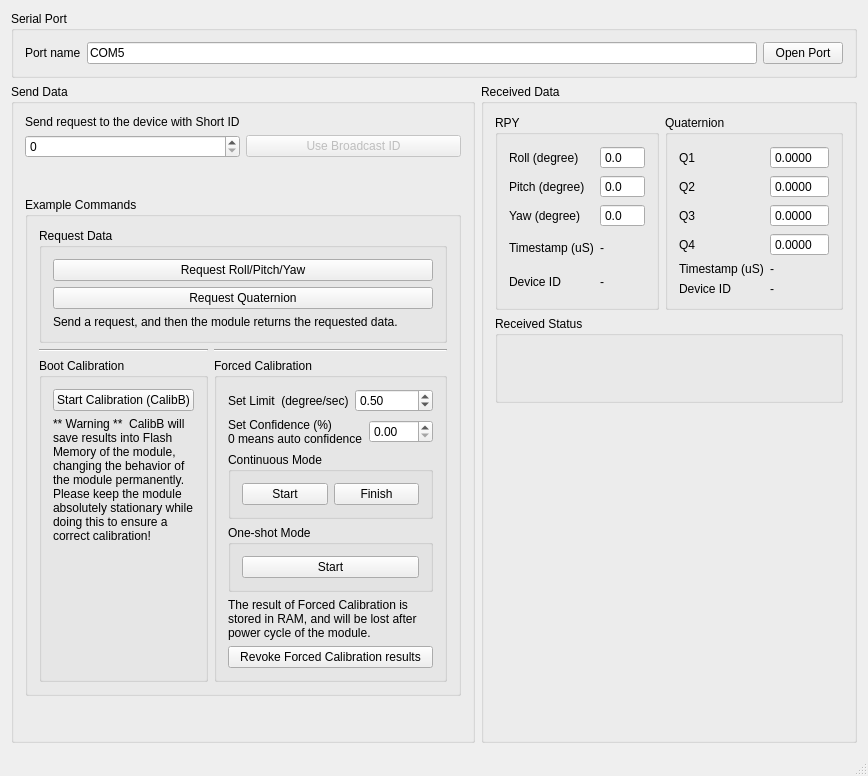
<?xml version="1.0" encoding="UTF-8"?>
<ui version="4.0">
 <class>HelloMotionModule</class>
 <widget class="QMainWindow" name="HelloMotionModule">
  <property name="geometry">
   <rect>
    <x>0</x>
    <y>0</y>
    <width>659</width>
    <height>639</height>
   </rect>
  </property>
  <property name="windowTitle">
   <string>HelloMotionModule CALIB VERSION (With EasyProfile V1.2.4)</string>
  </property>
  <widget class="QWidget" name="centralWidget">
   <layout class="QGridLayout" name="gridLayout_2">
    <item row="1" column="0">
     <widget class="QGroupBox" name="groupBox">
      <property name="sizePolicy">
       <sizepolicy hsizetype="Preferred" vsizetype="MinimumExpanding">
        <horstretch>0</horstretch>
        <verstretch>0</verstretch>
       </sizepolicy>
      </property>
      <property name="title">
       <string>Send Data</string>
      </property>
      <layout class="QGridLayout" name="gridLayout_3">
       <item row="2" column="0">
        <widget class="QSpinBox" name="spinBox_TX_Request_ShortId">
         <property name="minimum">
          <number>0</number>
         </property>
         <property name="maximum">
          <number>2047</number>
         </property>
        </widget>
       </item>
       <item row="2" column="1">
        <widget class="QPushButton" name="pushButton_UseBroadcastId">
         <property name="enabled">
          <bool>false</bool>
         </property>
         <property name="text">
          <string>Use Broadcast ID</string>
         </property>
        </widget>
       </item>
       <item row="1" column="0">
        <widget class="QLabel" name="label_2">
         <property name="text">
          <string>Send request to the device with Short ID</string>
         </property>
        </widget>
       </item>
       <item row="6" column="0">
        <spacer name="verticalSpacer">
         <property name="orientation">
          <enum>Qt::Vertical</enum>
         </property>
         <property name="sizeHint" stdset="0">
          <size>
           <width>20</width>
           <height>40</height>
          </size>
         </property>
        </spacer>
       </item>
       <item row="5" column="0" colspan="2">
        <widget class="QGroupBox" name="groupBox_Example">
         <property name="title">
          <string>Example Commands</string>
         </property>
         <layout class="QGridLayout" name="gridLayout_7">
          <item row="3" column="1">
           <widget class="QGroupBox" name="groupBox_8">
            <property name="title">
             <string>Forced Calibration</string>
            </property>
            <layout class="QVBoxLayout" name="verticalLayout">
             <item>
              <layout class="QHBoxLayout" name="horizontalLayout">
               <item>
                <widget class="QLabel" name="label_17">
                 <property name="text">
                  <string>Set Limit  (degree/sec)</string>
                 </property>
                </widget>
               </item>
               <item>
                <widget class="QDoubleSpinBox" name="doubleSpinBox_TX_CalibForce_Limits">
                 <property name="minimum">
                  <double>0.050000000000000</double>
                 </property>
                 <property name="maximum">
                  <double>5.000000000000000</double>
                 </property>
                 <property name="singleStep">
                  <double>0.100000000000000</double>
                 </property>
                 <property name="value">
                  <double>0.500000000000000</double>
                 </property>
                </widget>
               </item>
              </layout>
             </item>
             <item>
              <layout class="QHBoxLayout" name="horizontalLayout_3">
               <item>
                <widget class="QLabel" name="label_19">
                 <property name="text">
                  <string>Set Confidence (%)
0 means auto confidence</string>
                 </property>
                </widget>
               </item>
               <item>
                <widget class="QDoubleSpinBox" name="doubleSpinBox_TX_CalibForce_Confidence">
                 <property name="maximum">
                  <double>100.000000000000000</double>
                 </property>
                </widget>
               </item>
              </layout>
             </item>
             <item>
              <widget class="QGroupBox" name="groupBox_6">
               <property name="title">
                <string>Continuous Mode</string>
               </property>
               <layout class="QHBoxLayout" name="horizontalLayout_2">
                <item>
                 <widget class="QPushButton" name="pushButton_TX_CalibForce_Continuous">
                  <property name="text">
                   <string>Start</string>
                  </property>
                 </widget>
                </item>
                <item>
                 <widget class="QPushButton" name="pushButton_TX_CalibForce_Finish">
                  <property name="text">
                   <string>Finish</string>
                  </property>
                 </widget>
                </item>
               </layout>
              </widget>
             </item>
             <item>
              <widget class="QGroupBox" name="groupBox_7">
               <property name="title">
                <string>One-shot Mode</string>
               </property>
               <layout class="QGridLayout" name="gridLayout_9">
                <item row="0" column="0">
                 <widget class="QPushButton" name="pushButton_TX_CalibForce">
                  <property name="text">
                   <string>Start</string>
                  </property>
                 </widget>
                </item>
               </layout>
              </widget>
             </item>
             <item>
              <widget class="QLabel" name="label_15">
               <property name="text">
                <string>The result of Forced Calibration is stored in RAM, and will be lost after power cycle of the module.</string>
               </property>
               <property name="wordWrap">
                <bool>true</bool>
               </property>
              </widget>
             </item>
             <item>
              <widget class="QPushButton" name="pushButton_TX_CalibForce_Reset">
               <property name="text">
                <string>Revoke Forced Calibration results</string>
               </property>
              </widget>
             </item>
            </layout>
            <zorder></zorder>
            <zorder>groupBox_6</zorder>
            <zorder>groupBox_7</zorder>
            <zorder>label_15</zorder>
            <zorder>pushButton_TX_CalibForce_Reset</zorder>
           </widget>
          </item>
          <item row="2" column="0">
           <widget class="Line" name="line">
            <property name="orientation">
             <enum>Qt::Horizontal</enum>
            </property>
           </widget>
          </item>
          <item row="3" column="0">
           <widget class="QGroupBox" name="groupBox_10">
            <property name="title">
             <string>Boot Calibration</string>
            </property>
            <layout class="QVBoxLayout" name="verticalLayout_2">
             <item>
              <widget class="QPushButton" name="pushButton_TX_CalibB">
               <property name="text">
                <string>Start Calibration (CalibB)</string>
               </property>
              </widget>
             </item>
             <item>
              <widget class="QLabel" name="label_14">
               <property name="text">
                <string>** Warning **  CalibB will save results into Flash Memory of the module, changing the behavior of the module permanently. Please keep the module absolutely stationary while doing this to ensure a correct calibration!</string>
               </property>
               <property name="wordWrap">
                <bool>true</bool>
               </property>
              </widget>
             </item>
             <item>
              <spacer name="verticalSpacer_3">
               <property name="orientation">
                <enum>Qt::Vertical</enum>
               </property>
               <property name="sizeHint" stdset="0">
                <size>
                 <width>20</width>
                 <height>40</height>
                </size>
               </property>
              </spacer>
             </item>
            </layout>
           </widget>
          </item>
          <item row="2" column="1">
           <widget class="Line" name="line_3">
            <property name="orientation">
             <enum>Qt::Horizontal</enum>
            </property>
           </widget>
          </item>
          <item row="0" column="0" colspan="2">
           <widget class="QGroupBox" name="groupBox_9">
            <property name="title">
             <string>Request Data</string>
            </property>
            <layout class="QGridLayout" name="gridLayout_10">
             <item row="0" column="0">
              <widget class="QPushButton" name="pushButton_TX_Request_RPY">
               <property name="text">
                <string>Request Roll/Pitch/Yaw</string>
               </property>
              </widget>
             </item>
             <item row="1" column="0">
              <widget class="QPushButton" name="pushButton_TX_Request_Quaternion">
               <property name="text">
                <string>Request Quaternion</string>
               </property>
              </widget>
             </item>
             <item row="2" column="0">
              <widget class="QLabel" name="label_16">
               <property name="text">
                <string>Send a request, and then the module returns the requested data.</string>
               </property>
               <property name="wordWrap">
                <bool>true</bool>
               </property>
              </widget>
             </item>
            </layout>
           </widget>
          </item>
         </layout>
        </widget>
       </item>
       <item row="3" column="0" colspan="2">
        <spacer name="verticalSpacer_4">
         <property name="orientation">
          <enum>Qt::Vertical</enum>
         </property>
         <property name="sizeHint" stdset="0">
          <size>
           <width>20</width>
           <height>40</height>
          </size>
         </property>
        </spacer>
       </item>
      </layout>
     </widget>
    </item>
    <item row="1" column="1">
     <widget class="QGroupBox" name="groupBox_2">
      <property name="sizePolicy">
       <sizepolicy hsizetype="Preferred" vsizetype="MinimumExpanding">
        <horstretch>0</horstretch>
        <verstretch>0</verstretch>
       </sizepolicy>
      </property>
      <property name="title">
       <string>Received Data</string>
      </property>
      <layout class="QGridLayout" name="gridLayout_6">
       <item row="0" column="1">
        <widget class="QGroupBox" name="groupBox_4">
         <property name="title">
          <string>Quaternion</string>
         </property>
         <layout class="QGridLayout" name="gridLayout_5">
          <item row="3" column="1">
           <widget class="QDoubleSpinBox" name="doubleSpinBox_RX_Q4">
            <property name="readOnly">
             <bool>true</bool>
            </property>
            <property name="buttonSymbols">
             <enum>QAbstractSpinBox::NoButtons</enum>
            </property>
            <property name="decimals">
             <number>4</number>
            </property>
            <property name="minimum">
             <double>-99.000000000000000</double>
            </property>
           </widget>
          </item>
          <item row="0" column="1">
           <widget class="QDoubleSpinBox" name="doubleSpinBox_RX_Q1">
            <property name="readOnly">
             <bool>true</bool>
            </property>
            <property name="buttonSymbols">
             <enum>QAbstractSpinBox::NoButtons</enum>
            </property>
            <property name="decimals">
             <number>4</number>
            </property>
            <property name="minimum">
             <double>-99.000000000000000</double>
            </property>
            <property name="maximum">
             <double>99.000000000000000</double>
            </property>
           </widget>
          </item>
          <item row="0" column="0">
           <widget class="QLabel" name="label_3">
            <property name="text">
             <string>Q1</string>
            </property>
           </widget>
          </item>
          <item row="2" column="1">
           <widget class="QDoubleSpinBox" name="doubleSpinBox_RX_Q3">
            <property name="readOnly">
             <bool>true</bool>
            </property>
            <property name="buttonSymbols">
             <enum>QAbstractSpinBox::NoButtons</enum>
            </property>
            <property name="decimals">
             <number>4</number>
            </property>
            <property name="minimum">
             <double>-99.000000000000000</double>
            </property>
           </widget>
          </item>
          <item row="1" column="1">
           <widget class="QDoubleSpinBox" name="doubleSpinBox_RX_Q2">
            <property name="readOnly">
             <bool>true</bool>
            </property>
            <property name="buttonSymbols">
             <enum>QAbstractSpinBox::NoButtons</enum>
            </property>
            <property name="decimals">
             <number>4</number>
            </property>
            <property name="minimum">
             <double>-99.000000000000000</double>
            </property>
           </widget>
          </item>
          <item row="3" column="0">
           <widget class="QLabel" name="label_10">
            <property name="text">
             <string>Q4</string>
            </property>
           </widget>
          </item>
          <item row="1" column="0">
           <widget class="QLabel" name="label_8">
            <property name="text">
             <string>Q2</string>
            </property>
           </widget>
          </item>
          <item row="4" column="0">
           <widget class="QLabel" name="label_11">
            <property name="text">
             <string>Timestamp (uS)</string>
            </property>
           </widget>
          </item>
          <item row="2" column="0">
           <widget class="QLabel" name="label_9">
            <property name="text">
             <string>Q3</string>
            </property>
           </widget>
          </item>
          <item row="4" column="1">
           <widget class="QLabel" name="label_RX_Q_TimeStamp">
            <property name="text">
             <string>-</string>
            </property>
           </widget>
          </item>
          <item row="5" column="0">
           <widget class="QLabel" name="label_13">
            <property name="text">
             <string>Device ID</string>
            </property>
           </widget>
          </item>
          <item row="5" column="1">
           <widget class="QLabel" name="label_RX_Q_ID">
            <property name="text">
             <string>-</string>
            </property>
           </widget>
          </item>
         </layout>
        </widget>
       </item>
       <item row="2" column="0" colspan="2">
        <widget class="QGroupBox" name="groupBox_5">
         <property name="title">
          <string>Received Status</string>
         </property>
         <layout class="QGridLayout" name="gridLayout_8">
          <item row="0" column="0">
           <widget class="QLabel" name="label_RX_Calib_Status">
            <property name="font">
             <font>
              <pointsize>12</pointsize>
              <weight>75</weight>
              <bold>true</bold>
             </font>
            </property>
            <property name="text">
             <string/>
            </property>
           </widget>
          </item>
          <item row="1" column="0">
           <widget class="QLabel" name="label_RX_Setting_Status">
            <property name="font">
             <font>
              <pointsize>12</pointsize>
             </font>
            </property>
            <property name="text">
             <string/>
            </property>
            <property name="wordWrap">
             <bool>true</bool>
            </property>
           </widget>
          </item>
         </layout>
        </widget>
       </item>
       <item row="0" column="0">
        <widget class="QGroupBox" name="groupBox_3">
         <property name="title">
          <string>RPY</string>
         </property>
         <layout class="QGridLayout" name="gridLayout_4">
          <item row="1" column="1">
           <widget class="QDoubleSpinBox" name="doubleSpinBox_RX_Pitch">
            <property name="readOnly">
             <bool>true</bool>
            </property>
            <property name="buttonSymbols">
             <enum>QAbstractSpinBox::NoButtons</enum>
            </property>
            <property name="decimals">
             <number>1</number>
            </property>
            <property name="minimum">
             <double>-720.000000000000000</double>
            </property>
            <property name="maximum">
             <double>720.000000000000000</double>
            </property>
           </widget>
          </item>
          <item row="0" column="1">
           <widget class="QDoubleSpinBox" name="doubleSpinBox_RX_Roll">
            <property name="readOnly">
             <bool>true</bool>
            </property>
            <property name="buttonSymbols">
             <enum>QAbstractSpinBox::NoButtons</enum>
            </property>
            <property name="decimals">
             <number>1</number>
            </property>
            <property name="minimum">
             <double>-720.000000000000000</double>
            </property>
            <property name="maximum">
             <double>720.000000000000000</double>
            </property>
           </widget>
          </item>
          <item row="0" column="0">
           <widget class="QLabel" name="label_4">
            <property name="text">
             <string>Roll (degree)</string>
            </property>
           </widget>
          </item>
          <item row="1" column="0">
           <widget class="QLabel" name="label_5">
            <property name="text">
             <string>Pitch (degree)</string>
            </property>
           </widget>
          </item>
          <item row="2" column="0">
           <widget class="QLabel" name="label_6">
            <property name="text">
             <string>Yaw (degree)</string>
            </property>
           </widget>
          </item>
          <item row="3" column="1">
           <widget class="QLabel" name="label_RX_RPY_TimeStamp">
            <property name="text">
             <string>-</string>
            </property>
           </widget>
          </item>
          <item row="2" column="1">
           <widget class="QDoubleSpinBox" name="doubleSpinBox_RX_Yaw">
            <property name="readOnly">
             <bool>true</bool>
            </property>
            <property name="buttonSymbols">
             <enum>QAbstractSpinBox::NoButtons</enum>
            </property>
            <property name="decimals">
             <number>1</number>
            </property>
            <property name="minimum">
             <double>-720.000000000000000</double>
            </property>
            <property name="maximum">
             <double>720.000000000000000</double>
            </property>
           </widget>
          </item>
          <item row="3" column="0">
           <widget class="QLabel" name="label_7">
            <property name="text">
             <string>Timestamp (uS)</string>
            </property>
           </widget>
          </item>
          <item row="4" column="0">
           <widget class="QLabel" name="label_12">
            <property name="text">
             <string>Device ID</string>
            </property>
           </widget>
          </item>
          <item row="4" column="1">
           <widget class="QLabel" name="label_RX_RPY_ID">
            <property name="text">
             <string>-</string>
            </property>
           </widget>
          </item>
         </layout>
        </widget>
       </item>
       <item row="3" column="0" colspan="2">
        <spacer name="verticalSpacer_2">
         <property name="orientation">
          <enum>Qt::Vertical</enum>
         </property>
         <property name="sizeHint" stdset="0">
          <size>
           <width>20</width>
           <height>40</height>
          </size>
         </property>
        </spacer>
       </item>
      </layout>
     </widget>
    </item>
    <item row="0" column="0" colspan="2">
     <widget class="QGroupBox" name="groupBox_SerialPort">
      <property name="sizePolicy">
       <sizepolicy hsizetype="Preferred" vsizetype="Minimum">
        <horstretch>0</horstretch>
        <verstretch>0</verstretch>
       </sizepolicy>
      </property>
      <property name="title">
       <string>Serial Port</string>
      </property>
      <layout class="QGridLayout" name="gridLayout">
       <item row="0" column="0">
        <widget class="QLabel" name="label">
         <property name="text">
          <string>Port name</string>
         </property>
        </widget>
       </item>
       <item row="0" column="1">
        <widget class="QLineEdit" name="lineEdit_Serialport_Name">
         <property name="text">
          <string>COM5</string>
         </property>
        </widget>
       </item>
       <item row="0" column="2">
        <widget class="QPushButton" name="pushButton_Serialport_Open">
         <property name="text">
          <string>Open Port</string>
         </property>
        </widget>
       </item>
      </layout>
     </widget>
    </item>
   </layout>
  </widget>
  <widget class="QStatusBar" name="statusBar"/>
 </widget>
 <layoutdefault spacing="6" margin="11"/>
 <resources/>
 <connections/>
</ui>
